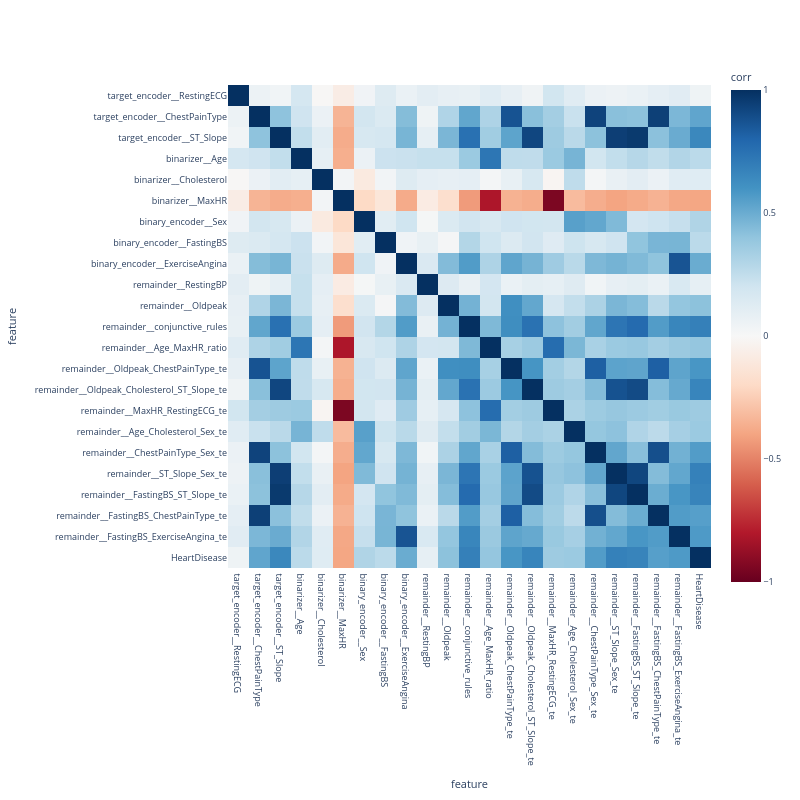

This figure's notebook cell:
### Code cell
plot_corr_matrix(corr_df, width=800, height=800, fontsize=9)

### Figure 1 — Plotly figure (JSON) as saved in the notebook; plotly's stock layout.template omitted (floating-point values rounded to 4 significant figures; data arrays with more than 128 entries replaced by an {"elided": "..."} marker saying what was removed)
{"data": [{"coloraxis": "coloraxis", "name": "0", "x": ["target_encoder__RestingECG", "target_encoder__ChestPainType", "target_encoder__ST_Slope", "binarizer__Age", "binarizer__Cholesterol", "binarizer__MaxHR", "binary_encoder__Sex", "binary_encoder__FastingBS", "binary_encoder__ExerciseAngina", "remainder__RestingBP", "remainder__Oldpeak", "remainder__conjunctive_rules", "remainder__Age_MaxHR_ratio", "remainder__Oldpeak_ChestPainType_te", "remainder__Oldpeak_Cholesterol_ST_Slope_te", "remainder__MaxHR_RestingECG_te", "remainder__Age_Cholesterol_Sex_te", "remainder__ChestPainType_Sex_te", "remainder__ST_Slope_Sex_te", "remainder__FastingBS_ST_Slope_te", "remainder__FastingBS_ChestPainType_te", "remainder__FastingBS_ExerciseAngina_te", "HeartDisease"], "y": ["target_encoder__RestingECG", "target_encoder__ChestPainType", "target_encoder__ST_Slope", "binarizer__Age", "binarizer__Cholesterol", "binarizer__MaxHR", "binary_encoder__Sex", "binary_encoder__FastingBS", "binary_encoder__ExerciseAngina", "remainder__RestingBP", "remainder__Oldpeak", "remainder__conjunctive_rules", "remainder__Age_MaxHR_ratio", "remainder__Oldpeak_ChestPainType_te", "remainder__Oldpeak_Cholesterol_ST_Slope_te", "remainder__MaxHR_RestingECG_te", "remainder__Age_Cholesterol_Sex_te", "remainder__ChestPainType_Sex_te", "remainder__ST_Slope_Sex_te", "remainder__FastingBS_ST_Slope_te", "remainder__FastingBS_ChestPainType_te", "remainder__FastingBS_ExerciseAngina_te", "HeartDisease"], "z": {"elided": "23x23 float values"}, "type": "heatmap", "xaxis": "x", "yaxis": "y", "hovertemplate": "feature: %{x}<br>feature: %{y}<br>corr: %{z}<extra></extra>"}], "layout": {"xaxis": {"anchor": "y", "domain": [0.0, 1.0], "scaleanchor": "y", "constrain": "domain", "title": {"text": "feature"}}, "yaxis": {"anchor": "x", "domain": [0.0, 1.0], "autorange": "reversed", "constrain": "domain", "title": {"text": "feature"}}, "coloraxis": {"colorbar": {"title": {"text": "corr"}}, "colorscale": [[0.0, "rgb(103,0,31)"], [0.1, "rgb(178,24,43)"], [0.2, "rgb(214,96,77)"], [0.3, "rgb(244,165,130)"], [0.4, "rgb(253,219,199)"], [0.5, "rgb(247,247,247)"], [0.6, "rgb(209,229,240)"], [0.7, "rgb(146,197,222)"], [0.8, "rgb(67,147,195)"], [0.9, "rgb(33,102,172)"], [1.0, "rgb(5,48,97)"]], "cmin": -1, "cmax": 1, "autocolorscale": false}, "margin": {"t": 60}, "font": {"size": 9}, "width": 800, "height": 800}}
